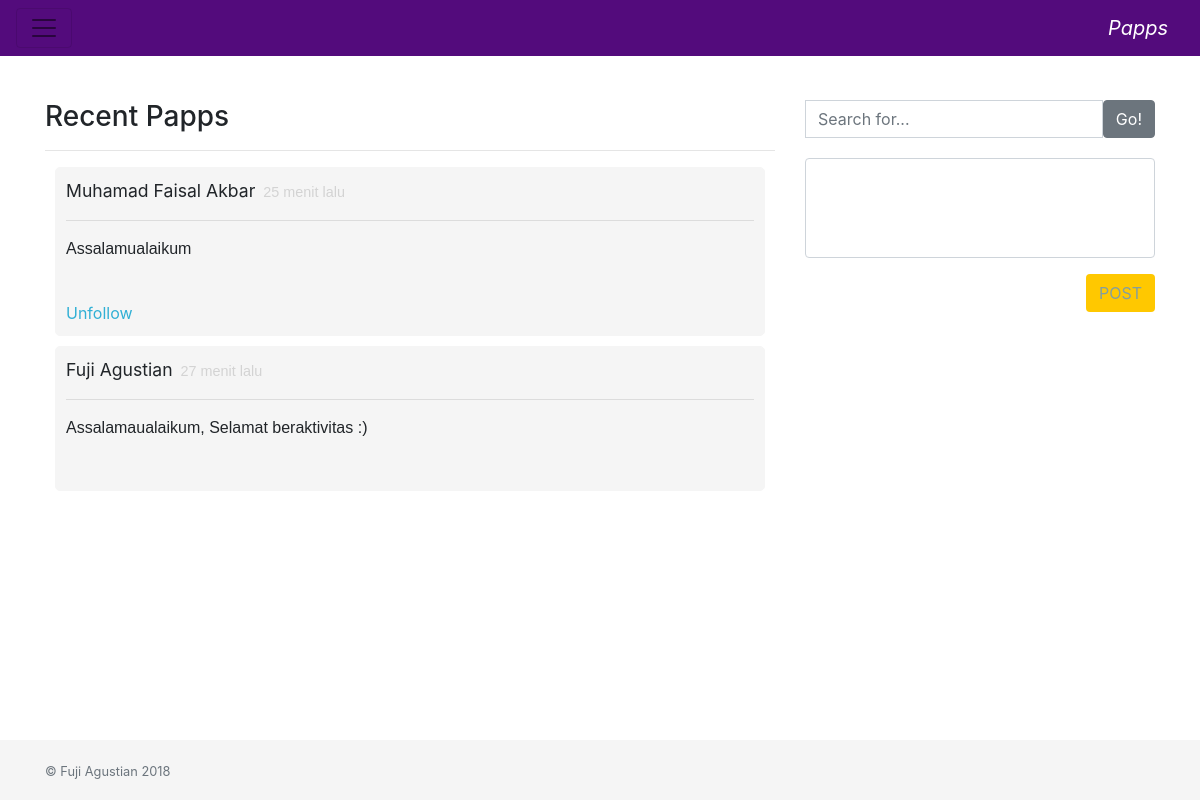
The page / (signed in) on the database its author committed.
### tables this page shows
CREATE TABLE `status` (
  `id` int(11) NOT NULL,
  `status` text NOT NULL,
  `user_id` int(11) NOT NULL,
  `tanggal` datetime NOT NULL
);

CREATE TABLE `users` (
  `id` int(11) NOT NULL,
  `username` text NOT NULL,
  `email` text NOT NULL,
  `password` text NOT NULL
);

### functions.php (the view, shortened to what this page needs)
<?php
    $link = mysqli_connect('localhost','root','12345','papps');
function get_time_ago( $time )
{
    $time_difference = time() - $time;
    $condition = array( 12 * 30 * 24 * 60 * 60 =>  'tahun',
                30 * 24 * 60 * 60       =>  'bulan',
                24 * 60 * 60            =>  'hari',
                60 * 60                 =>  'jam',
                60                      =>  'menit',
                1                       =>  'detik'
    );
    foreach( $condition as $secs => $str )
    {
        $d = $time_difference / $secs;
        if( $d >= 1 )
        {
            $t = round( $d );
            return ' ' . $t . ' ' . $str . ( $t > 1 ? '' : '' ) . ' lalu';
        }
    }
}
    function tampilStatus($type){
        global $link;
        if($type == 'public'){
            $whereClause ='';
        }else if($type == 'yangDiIkuti'){
            if(array_key_exists('id',$_SESSION)){
                $query = "SELECT * FROM `follower` WHERE `follower_id` =".mysqli_real_escape_string($link , $_SESSION['id']);
                $result = mysqli_query($link,$query);
                $whereClause = '';
                while ($row = mysqli_fetch_assoc($result)) {
                    if($whereClause == ''){
                        $whereClause = ' WHERE ';
                    }else{
                        $whereClause .= ' OR';
                    }
                    $whereClause .=' `user_id`='.$row['isfollowing_id'];
                }
            };
        }else if($type == 'yourPapps'){
            if(array_key_exists('id',$_SESSION)){
                $query = "SELECT * FROM `status` WHERE `user_id` =".mysqli_real_escape_string($link , $_SESSION['id']);
                $result = mysqli_query($link,$query);
                $whereClause = '';
                while ($row = mysqli_fetch_assoc($result)) {
                    if($whereClause == ''){
                        $whereClause = ' WHERE ';
                    }else{
                        $whereClause .= ' OR';
                    }
                    $whereClause .=' `user_id`='.$_SESSION['id'];
                }
            };
        }else if($type == 'search'){
            if($_GET['q'] != ''){
                $query = "SELECT * FROM `status` WHERE `status` LIKE  '%".mysqli_real_escape_string($link , $_GET['q'])."%'";
                $result = mysqli_query($link,$query);
                if(mysqli_num_rows($result) > 0){
                    $queryHitungHasil = "SELECT COUNT(`id`) AS jumlah FROM `status` WHERE `status` LIKE  '%".mysqli_real_escape_string($link , $_GET['q'])."%'" ;
                    $hasilHitung = mysqli_query($link,$queryHitungHasil);
                    $jumlahHasil = mysqli_fetch_assoc($hasilHitung);
                    while ($row = mysqli_fetch_assoc($result)){
                        $whereClause = " WHERE `status` LIKE '%".mysqli_real_escape_string($link , $_GET['q'])."%'";
                    }
                    echo "<h3>Search Results</h3><p class='tulisanGray'>".$jumlahHasil['jumlah']." hasil ditemukan untuk '".$_GET['q']."'</p>";
                }  else{
                    echo "<p>Tidak ditemukan hasil untuk '".$_GET['q']."'</p><hr>";
                    $whereClause = " WHERE `status` = 'lkadfjo@%^2ie'";
                }
            }else{
                echo "<p>Silahkan masukan kata kunci</p>";
                $whereClause = " WHERE `status` = 'lkadfjo@%^2ie'";
            }
        };
        $query = 'SELECT * FROM `status`'.$whereClause.' ORDER BY `tanggal` DESC';
        $result = mysqli_query($link,$query);
        if(mysqli_num_rows($result) == 0){
            echo('');
        }else{
        while ($barisanStatus = mysqli_fetch_assoc($result)){
            $userQuery = "SELECT * FROM `users` WHERE `id`='".mysqli_real_escape_string($link,$barisanStatus['user_id'])."'" ;
            $userQueryResult = mysqli_query($link,$userQuery);
            $user = mysqli_fetch_assoc($userQueryResult);
            $waktu = get_time_ago(strtotime($barisanStatus['tanggal']));
            echo "<div class='status hurufSerif'><span style='font-size:110%;' class='hurufSerif'>".$user['username'].'</span><span style="color:lightgray; font-size:90%;" class="hurufSansSerif">&nbsp;'.$waktu.'</span><hr>';
            echo "<p class='hurufSansSerif'>".$barisanStatus['status']."</p><br>";
            if(array_key_exists('id',$_SESSION)){
                $queryCekFollower = "SELECT * FROM `follower` WHERE `follower_id` = ".mysqli_real_escape_string($link , $_SESSION['id'])." AND `isFollowing_id` = ".mysqli_real_escape_string($link,$barisanStatus['user_id']);
                $resultFollower = mysqli_query($link,$queryCekFollower);
                $row = mysqli_fetch_assoc($resultFollower) ;
                    if( mysqli_num_rows($resultFollower) > 0 ){
                        if($barisanStatus['user_id'] == $row['follower_id']){
                            echo "";
                        }else{
                        echo "<a id='linkIkuti' style='cursor:pointer; color:#31B0D5;' class='toggleFollow' data-userId='".$barisanStatus['user_id']."'>Unfollow</a>";
                        }
                    }else{
                        if($barisanStatus['user_id'] == $_SESSION['id']){
                            echo "";
                        }else{
                        echo "<a id='linkIkuti' style='cursor:pointer; color:#31B0D5;' class='toggleFollow' data-userId='".$barisanStatus['user_id']."'>Follow</a>";
                        }
                    }
            }else{
                echo "<a id='linkIkuti' style='cursor:pointer; color:#31B0D5;' data-toggle='modal' data-target='#myModal'>Follow</a>";
            }
            echo "</div>";
           }
        }
    }
    function tampilSearch(){
        echo('<form id="searchDiv" class="input-group">
        <input type="hidden" name="page" value="search">
        <input type="text" name="q" class="form-control" placeholder="Search for...">
        <span class="input-group-btn">
          <button class="btn btn-secondary" type="submit">Go!</button>
        </span>
      </form>');
    }
    function tampilKotakPapps(){
        if (array_key_exists('id',$_SESSION)){
            if($_SESSION['id']){
                echo('<div class="form">
                        <div style="float:left;width:100%;" class="form-group">
                            <textarea style="width:100%; height:100px; resize:none;" id="textAreaPostPapps" class="form-control"></textarea>
                        </div>
                        <div style="clear:both;"></div>
                        <div style="text-align:right;">
                            <button class="btn" style="background:#ffc800; color:#839EA0;" type="button" id="btnPostPapps">POST</button>
                        </div>
                    </div>');
            }
        }
    }
?>

### style.css (style rules this page uses)
.hurufSerif { font-family: Georgia,serif serif; }
.hurufSansSerif { font-family: Helvetica, sans-serif; }
html { position: relative; min-height: 100%; }
body { margin-bottom: 60px; }
.status { border: 1px solid #f5f5f5; padding: 10px; margin: 10px; border-radius: 5px; background: #f5f5f5; }
#searchDiv { margin-bottom: 20px; }

### rows shown on the page
status: user.username "Muhamad Faisal Akbar", tanggal "25 menit lalu", status "Assalamualaikum"
status: user.username "Fuji Agustian", tanggal "27 menit lalu", status "Assalamaualaikum, Selamat beraktivitas :)"
